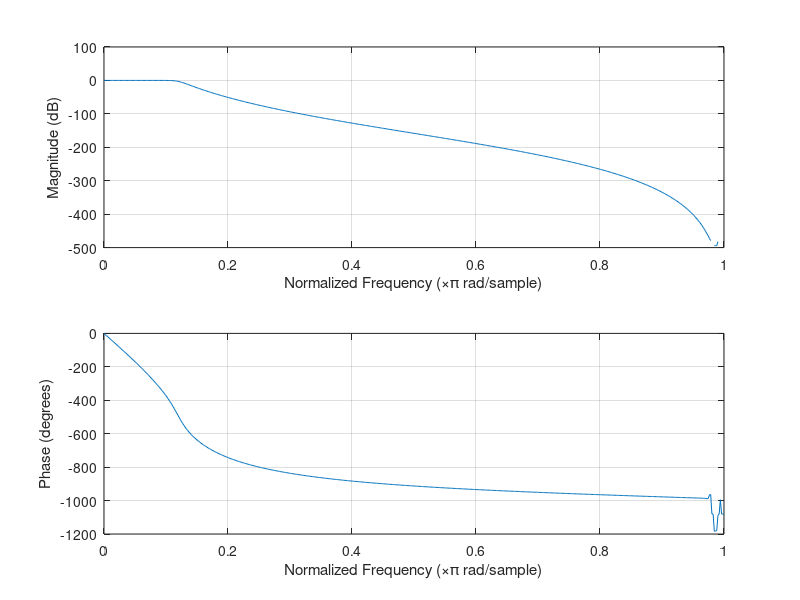
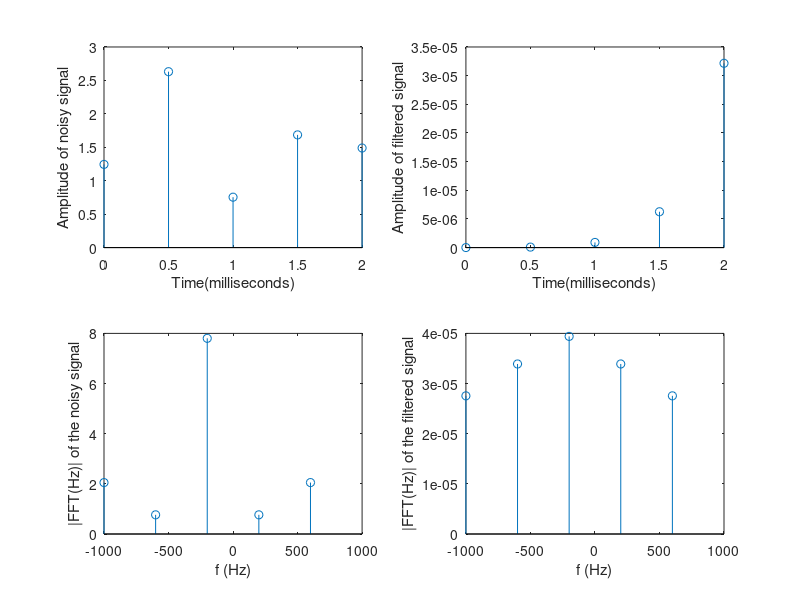

MATLAB code to generate these figures, in order:
clc;
close all;
fs = 2000;
specs = [3 50];
freqs = [120 200]./(fs/2);
[N, wc] = buttord(freqs(1), freqs(2), specs(1), specs(2));
[b, a] = butter(N, wc);
freqz(b, a);
L = input("Enter the length of the signal:");
t = (0:L-1).*(1/fs);
s = 2.45*cos(2*pi*120*t) + 2*randn(size(t));
figure(2);
subplot(2, 2, 1);
stem(1000*t, s);
xlabel("Time(milliseconds)")
ylabel("Amplitude of noisy signal");
y_new = filter(b, a, s);
subplot(2, 2, 2);
stem(1000*t, y_new);
xlabel("Time(milliseconds)")
ylabel("Amplitude of filtered signal");
s_fft = fft(s, L);
y_new_fft = fft(y_new, L);
subplot(2, 2, 3);
stem(fs/L*(-L/2:L/2-1), abs(fftshift(s_fft)));
xlabel("f (Hz)")
ylabel("|FFT(Hz)| of the noisy signal");
subplot(2, 2, 4);
stem(fs/L*(-L/2:L/2-1), abs(fftshift(y_new_fft)));
xlabel("f (Hz)")
ylabel("|FFT(Hz)| of the filtered signal");

